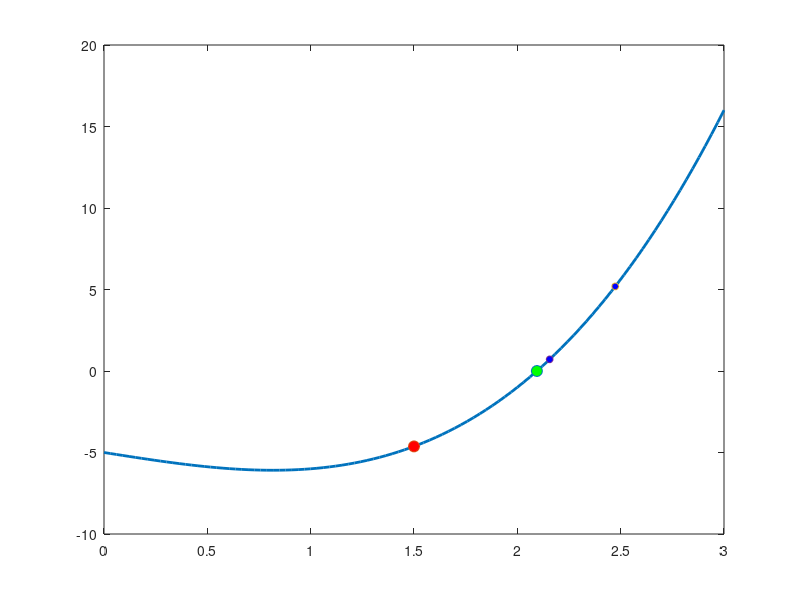

The MATLAB script that drew this image:
f = @(x) x.^3 - 2*x - 5;
df = @(x) 3*x.^2 - 2;

x0 = 1.5;
epsilon = 1e-6;

x = linspace(0, 3, 100);
y = f(x);
plot(x, y, 'LineWidth', 2);
hold on;

% initial guess
plot(x0, f(x0), 'o', 'MarkerSize', 8, 'MarkerFaceColor', 'r');

while abs(f(x0)) > epsilon
    x1 = x0 - f(x0) / df(x0);
    x0 = x1;
    plot(x0, f(x0), 'o', 'MarkerSize', 5, 'MarkerFaceColor', 'b')
end

% final iterate
plot(x0, f(x0), 'o', 'MarkerSize', 8, 'MarkerFaceColor', 'g');

